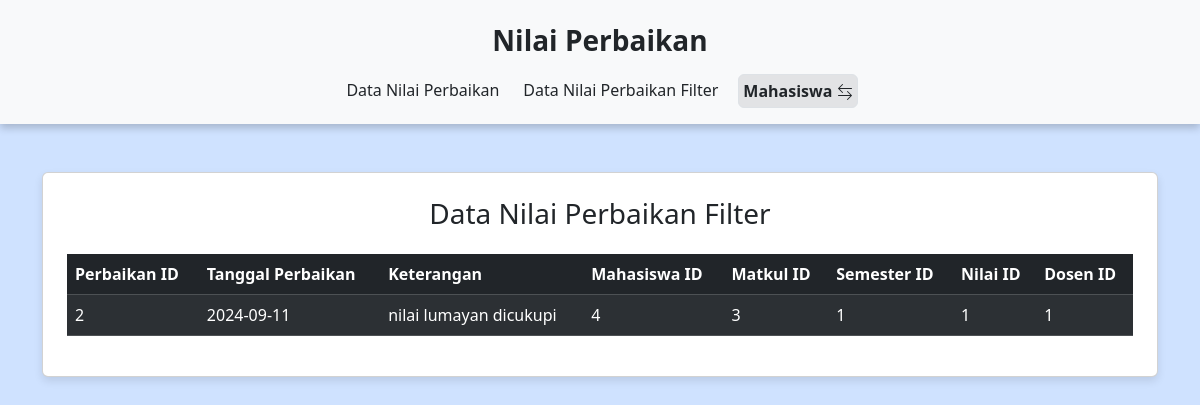
The app's page /view/filter_nilaiPerbaikan.php with its own data.
### tables this page shows
CREATE TABLE `nilai_perbaikan` (
  `perbaikan_id` int NOT NULL,
  `tgl_perbaikan` date NOT NULL,
  `keterangan` varchar(255) NOT NULL,
  `mahasiswa_id` int NOT NULL,
  `matkul_id` int NOT NULL,
  `semester_id` int NOT NULL,
  `nilai_id` int NOT NULL,
  `dosen_id` int NOT NULL
);

### utama.php (called while the page is built, shortened)
<?php
class NilaiPerbaikan {
    private $server = "localhost";
    private $username = "root";
    private $password = "";
    private $name_database = "pweb2";
    public function __construct() {
        $this->koneksi = mysqli_connect($this->server, $this->username, $this->password, $this->name_database);
    }
}
class NilaiPerbaikanId extends NilaiPerbaikan {
    public function tampilNilaiPerbaikan() {
        $query = "SELECT * FROM nilai_perbaikan WHERE perbaikan_id = 2";
        return mysqli_query($this->koneksi, $query);
    }
}
?>

### view/filter_nilaiPerbaikan.php (the view, shortened to what this page needs)
<?php
require_once '../utama.php';
$nilai = new NilaiPerbaikanId();
$result = $nilai->tampilNilaiPerbaikan();
?>
<!DOCTYPE html>
<html lang="en">
<head>
    <link href="https://cdn.jsdelivr.net/npm/bootstrap@5.3.3/dist/css/bootstrap.min.css" rel="stylesheet"
>
</head>
<body class="bg-primary-subtle">
<nav class="navbar navbar-expand-lg navbar-light bg-light navbar-custom pt-4 d-flex flex-column">
    <h3 class="fw-bold">Nilai Perbaikan</h3>
    <div class="justify-content-center d-flex flex-row">
        <a class="nav-link m-2 p-1" href="nilaiPerbaikan.php">Data Nilai Perbaikan</a>
        <a class="nav-link m-2 p-1" href="filter_nilaiPerbaikan.php">Data Nilai Perbaikan Filter</a>
        <a class="nav-link m-2 fw-bold bg-secondary-subtle p-1 border rounded" href="mahasiswa.php">
            Mahasiswa
        </a>
    </div>
</nav>
<div class="container mt-5">
    <div class="card card-custom p-4">
        <h3 class="text-center mb-4">Data Nilai Perbaikan Filter</h3>
        <div class="table-responsive">
            <table class="table table-dark table-striped">
                <thead>
                    <tr>
                        <th>Perbaikan ID</th>
                        <th>Tanggal Perbaikan</th>
                        <th>Keterangan</th>
                        <th>Mahasiswa ID</th>
                        <th>Matkul ID</th>
                        <th>Semester ID</th>
                        <th>Nilai ID</th>
                        <th>Dosen ID</th>
                    </tr>
                </thead>
                <tbody>
                    <?php foreach ($result as $row): ?>
                        <tr>
                            <td><?php echo $row['perbaikan_id']; ?></td>
                            <td><?php echo $row['tgl_perbaikan']; ?></td>
                            <td><?php echo $row['keterangan']; ?></td>
                            <td><?php echo $row['mahasiswa_id']; ?></td>
                            <td><?php echo $row['matkul_id']; ?></td>
                            <td><?php echo $row['semester_id']; ?></td>
                            <td><?php echo $row['nilai_id']; ?></td>
                            <td><?php echo $row['dosen_id']; ?></td>
                        </tr>
                    <?php endforeach; ?>
                </tbody>
            </table>
        </div>
    </div>
</div>
</body>
</html>

### view/filter_nilaiPerbaikan.php (style rules this page uses)
.card-custom { box-shadow: 0 4px 8px rgba(0, 0, 0, 0.1); transition: transform 0.2s; }
.nav-link { transition: transform 0.2s; }
.navbar-custom { box-shadow: 0 4px 8px rgba(0, 0, 0, 0.2); }

### records on screen
nilai_perbaikan: perbaikan_id "2", tgl_perbaikan "2024-09-11", keterangan "nilai lumayan dicukupi", mahasiswa "4", matkul "3", semester "1", nilai "1", dosen "1"
